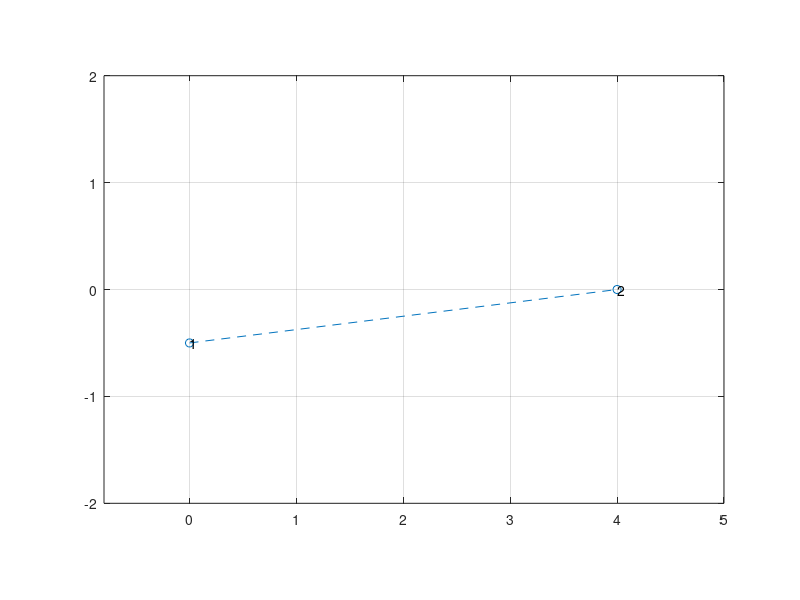

MATLAB code to generate this figure:
clc
clear
t = 2; %seconds
q0 = [0 -0.5 0]; %centimeter
% Assume any 2 arbitrary smooth polynomial functions

f = 0.5*(t^2) + t  ;
g = 1.5*t - 3 ;

x = [q0(:,1) f];
y = [q0(:,2) g];
disp(x);
disp(y);
plot(x,y,'--o');
grid on ;
axis equal;
for ii = 1:length(x)
    text(x(ii),y(ii),num2str(ii))
end
xlim([-0.8 5])
ylim([-2 2])

VR1 = ((f - q0(:,1))/(cos(q0(:,3))*t));
disp('VR1:');
disp(VR1);